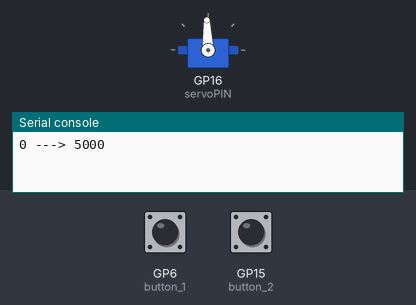
The program below on a simulated Raspberry Pi Pico running MicroPython. Shown: servo, the last lines printed to the serial console. Inputs (shaded band) come from the test bench; at power-on: GP6 (button_1) LOW, GP15 (button_2) LOW. Servo angles are drawn from the pulse width (0.5 ms = 0°, 2.5 ms = 180°).

Above: at 1.2 s.
1.3 s: GP6 (button_1) pulled HIGH for 1 s
At 2.9 s:
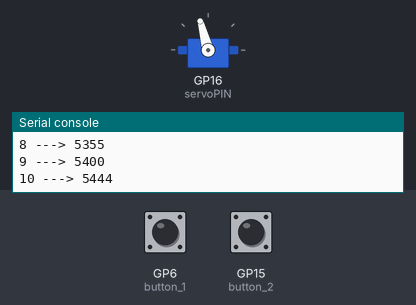
4.3 s: GP15 (button_2) pulled HIGH for 3.2 s
At 6.8 s:
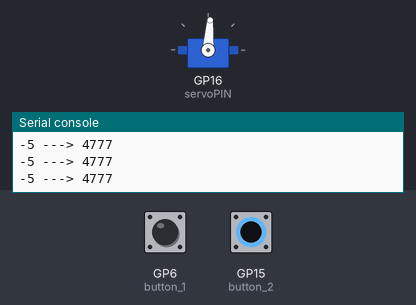
Timing chart, 0 to 8.3 s (numbered marks = the images above; inputs shaded):
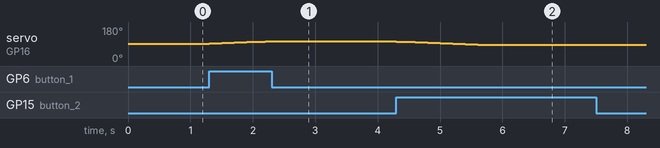

The program:

19_motor_button_precision.py
```python
from machine import Pin ,PWM
from utime import sleep
button_1 = machine.Pin(6, machine.Pin.IN, machine.Pin.PULL_DOWN)
button_2 = machine.Pin(15, machine.Pin.IN, machine.Pin.PULL_DOWN)
servoPIN = PWM(Pin(16))
servoPIN.freq(50)
angle = 0
def servo(degrees):
    if degrees > 90: degrees=90
    if degrees < -90: degrees=-90
    maxDuty=9000
    minDuty=1000
    newDuty=((maxDuty+minDuty)/2)+(((maxDuty-minDuty)/2)*(degrees/90))
    print(degrees,'--->',int(newDuty))
    servoPIN.duty_u16(int(newDuty))

servo(angle)
while True:
    if button_1.value() == 1:
        angle = angle + 1
        if angle >= 15:
            angle = 15
        servo(angle)
        sleep(0.1)
    if button_2.value() == 1:
        angle = angle - 1
        if angle <= -5:
            angle = -5
        servo(angle)
        sleep(0.1)
```

Measured:
- after the input at 1.3 s, servo on GP16 (servoPIN): moves from 92° to 105° over 0.90 s, starting at once
- after the input at 4.3 s, servo on GP16 (servoPIN): moves from 105° to 86° over 1.4 s, starting at once
